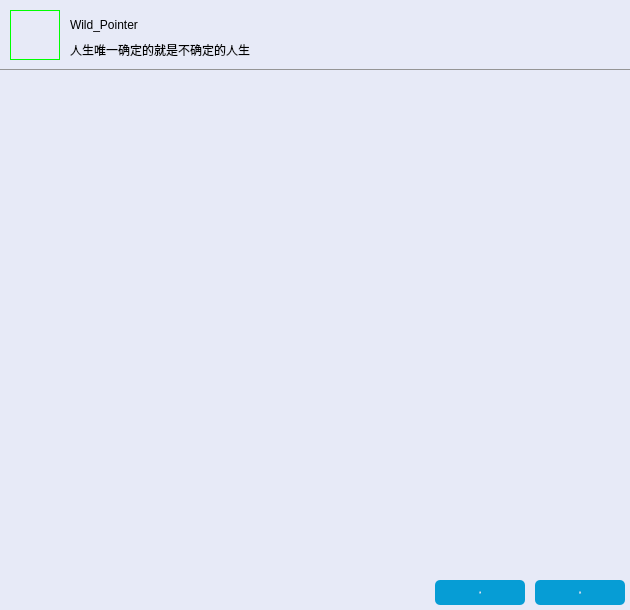
<?xml version="1.0" encoding="UTF-8"?>
<ui version="4.0">
 <class>AiChat</class>
 <widget class="QWidget" name="AiChat">
  <property name="geometry">
   <rect>
    <x>0</x>
    <y>0</y>
    <width>630</width>
    <height>610</height>
   </rect>
  </property>
  <property name="minimumSize">
   <size>
    <width>630</width>
    <height>610</height>
   </size>
  </property>
  <property name="maximumSize">
   <size>
    <width>630</width>
    <height>610</height>
   </size>
  </property>
  <property name="windowTitle">
   <string>Form</string>
  </property>
  <property name="styleSheet">
   <string notr="true">/*全局样式表*/
QPushButton{
	border:none;
}

/*局部样式表Top*/
QWidget#Top{
	background-color: rgb(231, 234, 247);
	border-bottom:1px solid rgb(149, 149, 149);
}

QLabel#FriendHead{
	border:1px solid rgb(0, 255, 0);;
}

QPushButton#close_Btntop:hover{
	background-color: rgb(255, 0, 0);
}

QPushButton#reduce_Btn:hover{
	background-color: rgb(217, 217, 217);
}

/*局部样式表Center*/
QWidget#text_Widget{
	background-color: rgb(231, 234, 247);
}

QLabel#Image{
	border-bottom:1px solid rgb(149, 149, 149);
	background-color: rgb(255, 255, 255);
}

/*局部样式表Bottom*/
QWidget#Bottom{
	background-color: rgb(231, 234, 247);
}

QPushButton#emote_Btn:hover{
	 border:1px solid rgb(203, 203, 203);
}

QPushButton#file_Btn:hover{
	 border:1px solid rgb(203, 203, 203);
}

QTextEdit#text_Edit{
	background-color: rgb(231, 234, 247);
	border:noe;
}

QPushButton#close_Btnbottom{
	background-color: rgb(6, 157, 213);
	color: rgb(255, 255, 255);
	border-radius:5px;
	font:normal 18px &quot;楷体&quot;;
}

QPushButton#close_Btnbottom:hover{
	background-color: rgb(75,202,255);
}

QPushButton#sending_Btn{
	background-color: rgb(6, 157, 213);
	color: rgb(255, 255, 255);
	border-radius:5px;
	font:normal 18px &quot;楷体&quot;;
}

QPushButton#sending_Btn:hover{
	background-color: rgb(75,202,255);
}

QTextBrowser#text_Browser{
	border:none;
 	background:#E7EAF7;
}

</string>
  </property>
  <widget class="QWidget" name="Top" native="true">
   <property name="geometry">
    <rect>
     <x>0</x>
     <y>0</y>
     <width>630</width>
     <height>70</height>
    </rect>
   </property>
   <property name="minimumSize">
    <size>
     <width>630</width>
     <height>70</height>
    </size>
   </property>
   <property name="maximumSize">
    <size>
     <width>630</width>
     <height>70</height>
    </size>
   </property>
   <widget class="QLabel" name="FriendHead">
    <property name="geometry">
     <rect>
      <x>10</x>
      <y>10</y>
      <width>50</width>
      <height>50</height>
     </rect>
    </property>
    <property name="text">
     <string/>
    </property>
    <property name="pixmap">
     <pixmap resource="../image/Image.qrc">:/new/user/user/My.jpg</pixmap>
    </property>
    <property name="scaledContents">
     <bool>true</bool>
    </property>
   </widget>
   <widget class="QLabel" name="FriendName">
    <property name="geometry">
     <rect>
      <x>70</x>
      <y>15</y>
      <width>150</width>
      <height>20</height>
     </rect>
    </property>
    <property name="minimumSize">
     <size>
      <width>150</width>
      <height>20</height>
     </size>
    </property>
    <property name="maximumSize">
     <size>
      <width>150</width>
      <height>20</height>
     </size>
    </property>
    <property name="text">
     <string>Wild_Pointer</string>
    </property>
   </widget>
   <widget class="QLabel" name="FriendSign">
    <property name="geometry">
     <rect>
      <x>70</x>
      <y>40</y>
      <width>300</width>
      <height>20</height>
     </rect>
    </property>
    <property name="minimumSize">
     <size>
      <width>300</width>
      <height>20</height>
     </size>
    </property>
    <property name="maximumSize">
     <size>
      <width>300</width>
      <height>20</height>
     </size>
    </property>
    <property name="text">
     <string>人生唯一确定的就是不确定的人生</string>
    </property>
   </widget>
   <widget class="QPushButton" name="close_Btntop">
    <property name="geometry">
     <rect>
      <x>610</x>
      <y>0</y>
      <width>20</width>
      <height>20</height>
     </rect>
    </property>
    <property name="minimumSize">
     <size>
      <width>20</width>
      <height>20</height>
     </size>
    </property>
    <property name="maximumSize">
     <size>
      <width>20</width>
      <height>20</height>
     </size>
    </property>
    <property name="text">
     <string/>
    </property>
    <property name="icon">
     <iconset resource="../image/Image.qrc">
      <normaloff>:/new/icons/icons/becurrent/close.png</normaloff>:/new/icons/icons/becurrent/close.png</iconset>
    </property>
   </widget>
   <widget class="QPushButton" name="reduce_Btn">
    <property name="geometry">
     <rect>
      <x>588</x>
      <y>0</y>
      <width>20</width>
      <height>20</height>
     </rect>
    </property>
    <property name="minimumSize">
     <size>
      <width>20</width>
      <height>20</height>
     </size>
    </property>
    <property name="maximumSize">
     <size>
      <width>20</width>
      <height>20</height>
     </size>
    </property>
    <property name="text">
     <string/>
    </property>
    <property name="icon">
     <iconset resource="../image/Image.qrc">
      <normaloff>:/new/icons/icons/becurrent/minus.png</normaloff>:/new/icons/icons/becurrent/minus.png</iconset>
    </property>
   </widget>
  </widget>
  <widget class="QWidget" name="Centre" native="true">
   <property name="geometry">
    <rect>
     <x>0</x>
     <y>70</y>
     <width>630</width>
     <height>380</height>
    </rect>
   </property>
   <property name="minimumSize">
    <size>
     <width>630</width>
     <height>380</height>
    </size>
   </property>
   <property name="maximumSize">
    <size>
     <width>630</width>
     <height>380</height>
    </size>
   </property>
   <widget class="QScrollArea" name="text_scrollArea">
    <property name="geometry">
     <rect>
      <x>0</x>
      <y>0</y>
      <width>630</width>
      <height>380</height>
     </rect>
    </property>
    <property name="minimumSize">
     <size>
      <width>630</width>
      <height>380</height>
     </size>
    </property>
    <property name="maximumSize">
     <size>
      <width>630</width>
      <height>380</height>
     </size>
    </property>
    <property name="frameShape">
     <enum>QFrame::NoFrame</enum>
    </property>
    <property name="lineWidth">
     <number>-1</number>
    </property>
    <property name="horizontalScrollBarPolicy">
     <enum>Qt::ScrollBarAlwaysOff</enum>
    </property>
    <property name="sizeAdjustPolicy">
     <enum>QAbstractScrollArea::AdjustIgnored</enum>
    </property>
    <property name="widgetResizable">
     <bool>true</bool>
    </property>
    <property name="alignment">
     <set>Qt::AlignLeading|Qt::AlignLeft|Qt::AlignTop</set>
    </property>
    <widget class="QWidget" name="text_Widget">
     <property name="geometry">
      <rect>
       <x>0</x>
       <y>0</y>
       <width>630</width>
       <height>380</height>
      </rect>
     </property>
    </widget>
   </widget>
  </widget>
  <widget class="QWidget" name="Bottom" native="true">
   <property name="geometry">
    <rect>
     <x>0</x>
     <y>450</y>
     <width>630</width>
     <height>160</height>
    </rect>
   </property>
   <property name="minimumSize">
    <size>
     <width>630</width>
     <height>160</height>
    </size>
   </property>
   <property name="maximumSize">
    <size>
     <width>630</width>
     <height>160</height>
    </size>
   </property>
   <widget class="QPushButton" name="file_Btn">
    <property name="geometry">
     <rect>
      <x>25</x>
      <y>0</y>
      <width>20</width>
      <height>20</height>
     </rect>
    </property>
    <property name="minimumSize">
     <size>
      <width>20</width>
      <height>20</height>
     </size>
    </property>
    <property name="maximumSize">
     <size>
      <width>20</width>
      <height>20</height>
     </size>
    </property>
    <property name="text">
     <string/>
    </property>
    <property name="icon">
     <iconset resource="../image/Image.qrc">
      <normaloff>:/new/icons/icons/becurrent/file.png</normaloff>:/new/icons/icons/becurrent/file.png</iconset>
    </property>
   </widget>
   <widget class="QPushButton" name="emote_Btn">
    <property name="geometry">
     <rect>
      <x>5</x>
      <y>0</y>
      <width>20</width>
      <height>20</height>
     </rect>
    </property>
    <property name="minimumSize">
     <size>
      <width>20</width>
      <height>20</height>
     </size>
    </property>
    <property name="maximumSize">
     <size>
      <width>20</width>
      <height>20</height>
     </size>
    </property>
    <property name="text">
     <string/>
    </property>
    <property name="icon">
     <iconset resource="../image/Image.qrc">
      <normaloff>:/new/icons/icons/becurrent/emotion.png</normaloff>:/new/icons/icons/becurrent/emotion.png</iconset>
    </property>
   </widget>
   <widget class="QPushButton" name="close_Btnbottom">
    <property name="geometry">
     <rect>
      <x>435</x>
      <y>130</y>
      <width>90</width>
      <height>25</height>
     </rect>
    </property>
    <property name="minimumSize">
     <size>
      <width>90</width>
      <height>25</height>
     </size>
    </property>
    <property name="maximumSize">
     <size>
      <width>90</width>
      <height>25</height>
     </size>
    </property>
    <property name="font">
     <font>
      <family>楷体</family>
      <pointsize>-1</pointsize>
      <italic>false</italic>
      <bold>false</bold>
     </font>
    </property>
    <property name="text">
     <string>关闭</string>
    </property>
   </widget>
   <widget class="QPushButton" name="sending_Btn">
    <property name="geometry">
     <rect>
      <x>535</x>
      <y>130</y>
      <width>90</width>
      <height>25</height>
     </rect>
    </property>
    <property name="minimumSize">
     <size>
      <width>90</width>
      <height>25</height>
     </size>
    </property>
    <property name="maximumSize">
     <size>
      <width>90</width>
      <height>25</height>
     </size>
    </property>
    <property name="font">
     <font>
      <family>楷体</family>
      <pointsize>-1</pointsize>
      <italic>false</italic>
      <bold>false</bold>
     </font>
    </property>
    <property name="text">
     <string>发送</string>
    </property>
   </widget>
   <widget class="QTextEdit" name="text_Edit">
    <property name="geometry">
     <rect>
      <x>0</x>
      <y>20</y>
      <width>630</width>
      <height>100</height>
     </rect>
    </property>
    <property name="minimumSize">
     <size>
      <width>630</width>
      <height>100</height>
     </size>
    </property>
    <property name="maximumSize">
     <size>
      <width>630</width>
      <height>100</height>
     </size>
    </property>
    <property name="font">
     <font>
      <pointsize>14</pointsize>
     </font>
    </property>
    <property name="verticalScrollBarPolicy">
     <enum>Qt::ScrollBarAlwaysOff</enum>
    </property>
    <property name="horizontalScrollBarPolicy">
     <enum>Qt::ScrollBarAlwaysOff</enum>
    </property>
    <property name="html">
     <string>&lt;!DOCTYPE HTML PUBLIC &quot;-//W3C//DTD HTML 4.0//EN&quot; &quot;http://www.w3.org/TR/REC-html40/strict.dtd&quot;&gt;
&lt;html&gt;&lt;head&gt;&lt;meta name=&quot;qrichtext&quot; content=&quot;1&quot; /&gt;&lt;meta charset=&quot;utf-8&quot; /&gt;&lt;style type=&quot;text/css&quot;&gt;
p, li { white-space: pre-wrap; }
hr { height: 1px; border-width: 0; }
li.unchecked::marker { content: &quot;\2610&quot;; }
li.checked::marker { content: &quot;\2612&quot;; }
&lt;/style&gt;&lt;/head&gt;&lt;body style=&quot; font-family:'Microsoft YaHei UI'; font-size:14pt; font-weight:400; font-style:normal;&quot;&gt;
&lt;p style=&quot;-qt-paragraph-type:empty; margin-top:0px; margin-bottom:0px; margin-left:0px; margin-right:0px; -qt-block-indent:0; text-indent:0px; font-size:9pt;&quot;&gt;&lt;br /&gt;&lt;/p&gt;&lt;/body&gt;&lt;/html&gt;</string>
    </property>
   </widget>
  </widget>
 </widget>
 <resources>
  <include location="../image/Image.qrc"/>
 </resources>
 <connections/>
</ui>
